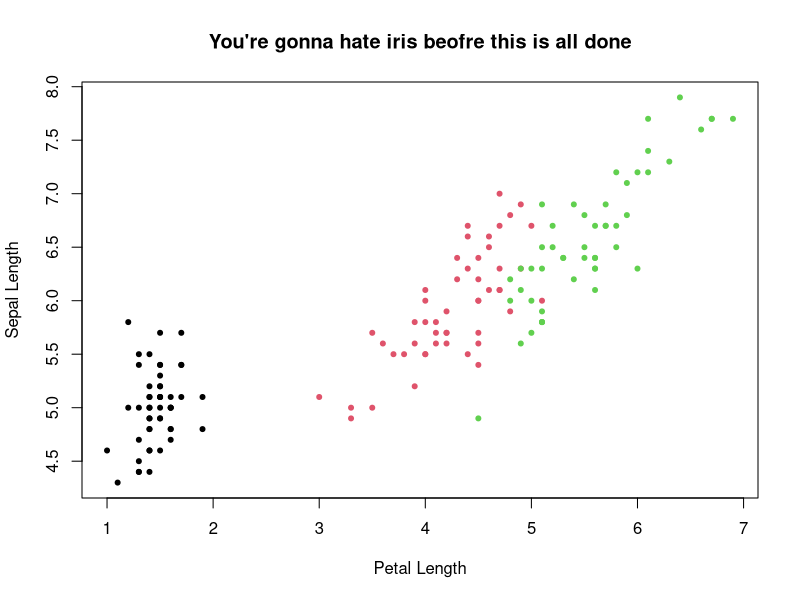
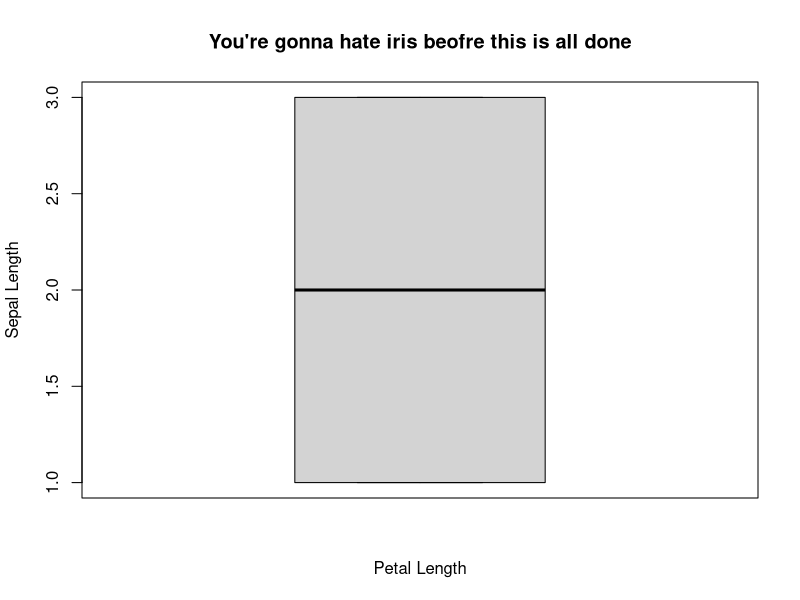
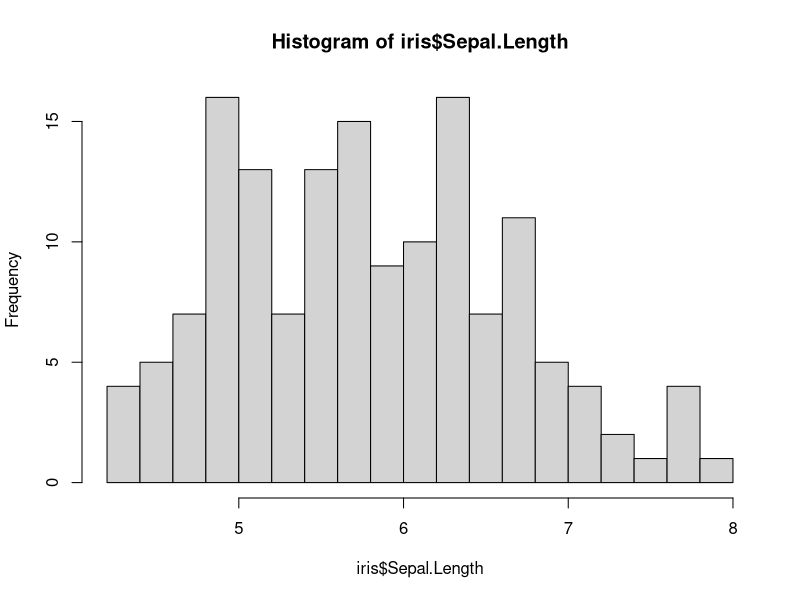
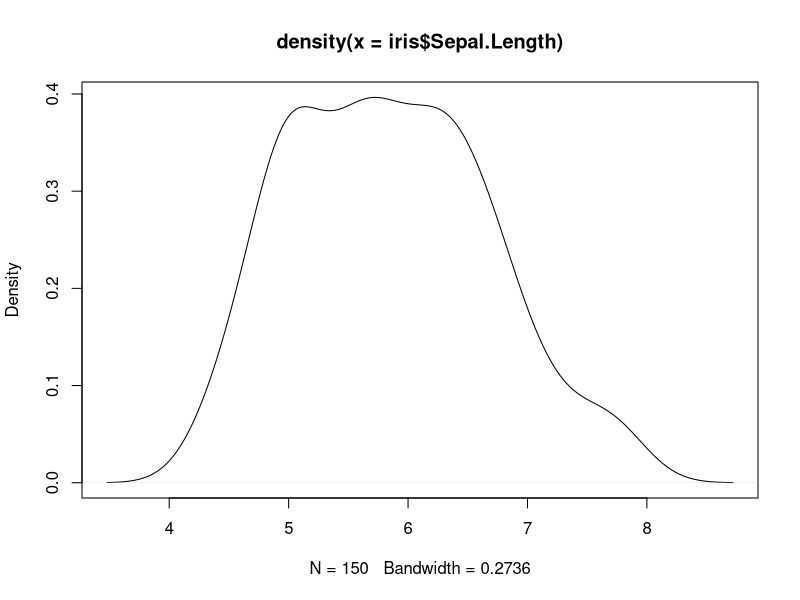
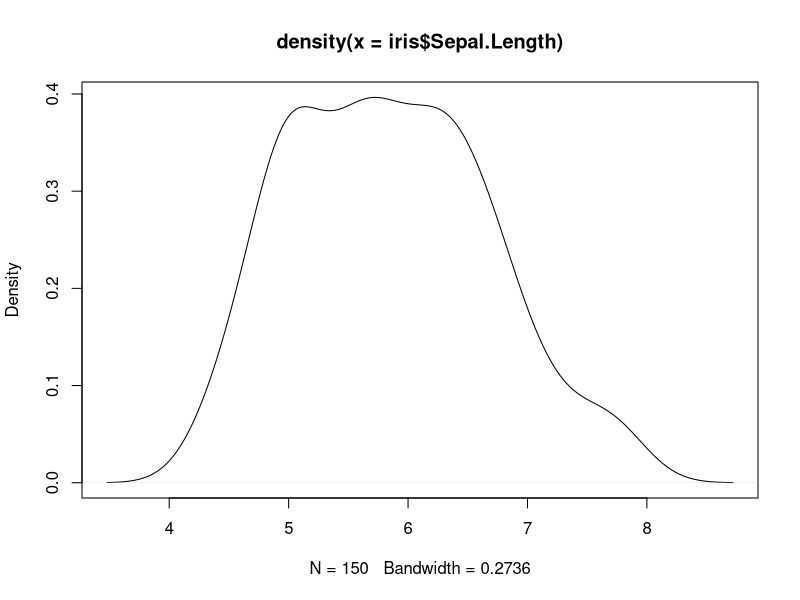

The R script that drew these images, in order:
library(tidyverse)
# load some data
data("iris")

glimpse(iris)

plot(y=iris$Sepal.Length, x=iris$Petal.Length, col=iris$Species, pch = 20, main="You're gonna hate iris beofre this is all done",ylab="Sepal Length",xlab="Petal Length")


summary(iris)


# boxplot of sepal lenght as function of specieis

boxplot(y=iris$Sepal.Length, x=iris$Species, main="You're gonna hate iris beofre this is all done",ylab="Sepal Length",xlab="Petal Length")

hist(iris$Sepal.Length,breaks= 20)
plot(density(iris$Sepal.Length))

# how to save a plot

jpeg("densityplot.jpeg")
plot(density(iris$Sepal.Length))
dev.off()